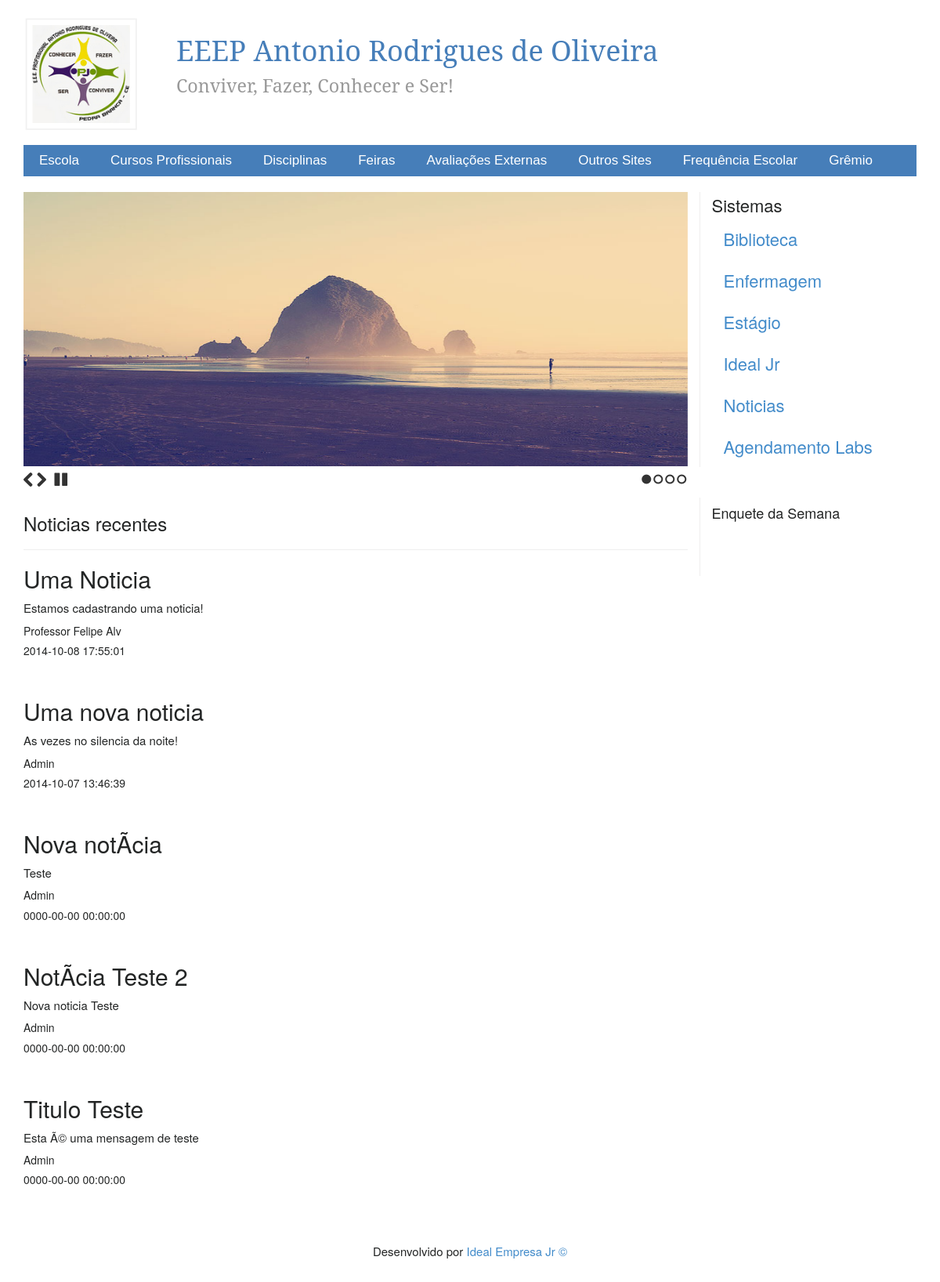
The page / on the database its author committed.
### tables this page shows
CREATE TABLE IF NOT EXISTS `tb_noticias` (
`id` int(5) NOT NULL,
  `titulo` varchar(100) NOT NULL,
  `noticia` varchar(255) NOT NULL,
  `autor` varchar(20) NOT NULL,
  `data` timestamp NOT NULL DEFAULT CURRENT_TIMESTAMP ON UPDATE CURRENT_TIMESTAMP
);

### index.php (the view, shortened to what this page needs)
<!DOCTYPE html>
<html lang="pt-br">
<head>
	<link rel="stylesheet" type="text/css" href="css/bootstrap.min.css">
	<link rel="stylesheet" type="text/css" href="css/bootstrap.css">
	<link rel="stylesheet" type="text/css" href="css/estilo_teste.css">
</head>
<body>
	<div class="container">
		<div class="row">
      <div class="col-xs-2 logo">
          <a href="#"><img src="img/logo.png" width="150" height="150"></a>
      </div>
			<div class="col-xs-10 logoescola">
				<h1>EEEP Antonio Rodrigues de Oliveira <br><small>Conviver, Fazer, Conhecer e Ser!</small></h1>
			</div>
		</div>
		<div class="row espacotopo">
			<div class="col-xs-12">
          	</div>
		</div>
    	<div class="row">
                  <div class="col-xs-12">
                    <div class="drop">
			            <ul class="drop_menu">
				            <li><a href='#'>Escola</a>
			            </li>
			            <li><a href='#'>Cursos Profissionais</a>
			            </li>
			            <li><a href='#'>Disciplinas</a>
			            </li>
			            <li><a href='#f'>Feiras</a>
			            </li>
			            <li><a href='#'>Avaliações Externas</a>
			            </li>
			            <li><a href='#'>Outros Sites</a>
			            </li>
                  <li><a href="#frequencia.php">Frequência Escolar</a></li>
                  <li><a href="#gremio/">Grêmio</a></li>
			            </ul>
			  		</div>
      			   </div>
    	</div>
    	<div class="row espaco">
			<div class="col-xs-12">
      </div>
		</div>
		<div class="row">
			<div class="col-xs-9 slide">
				<div id="slides">
			      <img src="img/slide/example-slide-1.jpg" alt="Photo by: Missy S Link: http://www.flickr.com/photos/listenmissy/5087404401/" height="350">
			    </div>
			</div>
			<div class="col-xs-3 menulatescola">
				<nav>
		          <ul class="nav">
		   		      <li>Sistemas</li>
		              <li><a href="biblioteca/">Biblioteca</a></li>
		              <li><a href="#">Enfermagem</a></li>
		              <li><a href="#">Estágio</a></li>
		              <li><a href="ideal/">Ideal Jr</a></li>
		              <li><a href="noticias/">Noticias</a></li>
                  <li><a href="agendamento/">Agendamento Labs</a></li>
		          </ul>
				</nav>
			</div>
		</div>
    <div class="row">
      <div class="col-xs-9 noticiasEscola">
        <h3>Noticias recentes </h3>
        <hr>
        <?php
        $conecta = mysql_connect("localhost", "root","074932") or print (mysql_error());
        $sql = "SELECT id, titulo , noticia , autor , data FROM tb_noticias ORDER BY id DESC";
        $result = mysql_query($sql, $conecta);
        while($consulta = mysql_fetch_array($result)) {
           print "<p bgcolor=gray'>";
           print "<h2>$consulta[titulo]</h2>";
           print " <p>$consulta[noticia]</p>";
           print "<h5>$consulta[autor]</h5>";
           print "<h5>$consulta[data]</h5>";
           print "<br>";
           print "</p>";
        }
        ?>
      </div>
      <div class="col-xs-3 enquete">
        <h4>Enquete da Semana</h4>
      </div>
    </div>
		<div class="row">
				<div class="col-xs-12 rodape">
					<footer>
						Desenvolvido por<a href='ideal/'> Ideal Empresa Jr &copy</a>
					</footer>
				</div>
			</div>
  	</div>
</body>
</html>

### css/estilo_teste.css (style rules this page uses)
* { margin: 0px; padding: 0px; }
.espaco { height: 20px; }
.espacotopo { height: 25px; }
.logo { height: 150px; margin-top: 10px; padding-top: 10px; }
.logoescola { color: #467EB9; margin-top: 25px; font-family: 'Bree', 'Serif'; }
.menulatescola { font-size: 22px; border-left: 1px solid #F0EEEE; }
.slide { height: 390px; margin: 0; }
.noticiasEscola { height:auto; }
.enquete { height: 100px; border-left: 1px solid #F0EEEE; }
.rodape { height: 50px; margin-top: 30px; text-decoration: none; text-align: center; }
.drop_menu { background:#467EB9; padding:0; margin:0; list-style-type:none; height:40px; }
.drop_menu li { float:left; }
.drop_menu li a { padding:10px 20px; display:block; color:#fff; text-decoration:none; font:17px arial, verdana, sans-serif; }

### index.php (style rules this page uses)
body { -webkit-font-smoothing: antialiased; font: normal 15px/1.5 "Helvetica Neue", Helvetica, Arial, sans-serif; color: #232525; }

### rows shown on the page
tb_noticias: titulo "Uma Noticia", noticia "Estamos cadastrando uma noticia!", autor "Professor Felipe Alv", data "2014-10-08 17:55:01"
tb_noticias: titulo "Uma nova noticia", noticia "As vezes no silencia da noite!", autor "Admin", data "2014-10-07 13:46:39"
tb_noticias: titulo "Nova notÃ­cia", noticia "Teste", autor "Admin", data "0000-00-00 00:00:00"
tb_noticias: titulo "NotÃ­cia Teste 2", noticia "Nova noticia Teste", autor "Admin", data "0000-00-00 00:00:00"
tb_noticias: titulo "Titulo Teste", noticia "Esta Ã© uma mensagem de teste", autor "Admin", data "0000-00-00 00:00:00"
